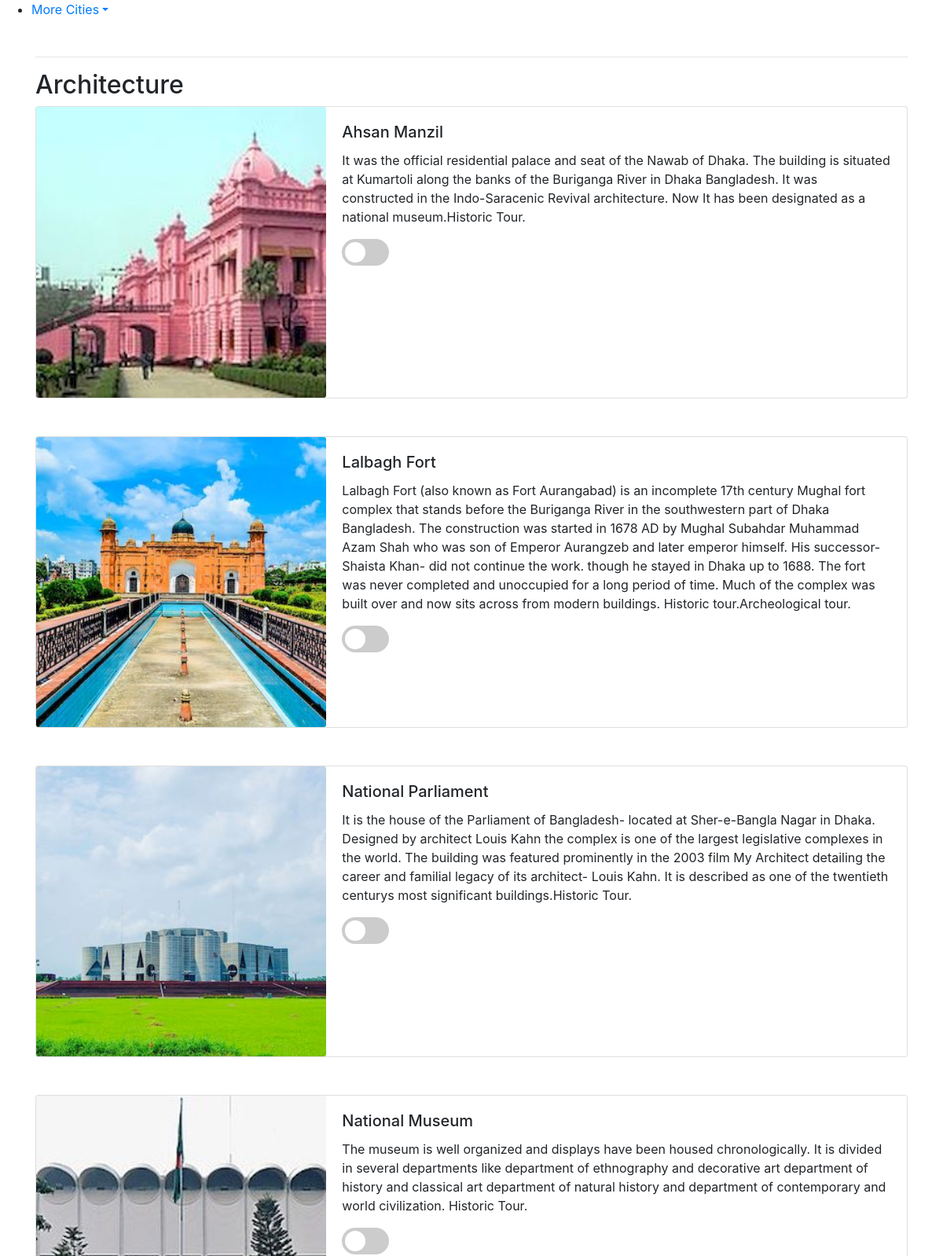
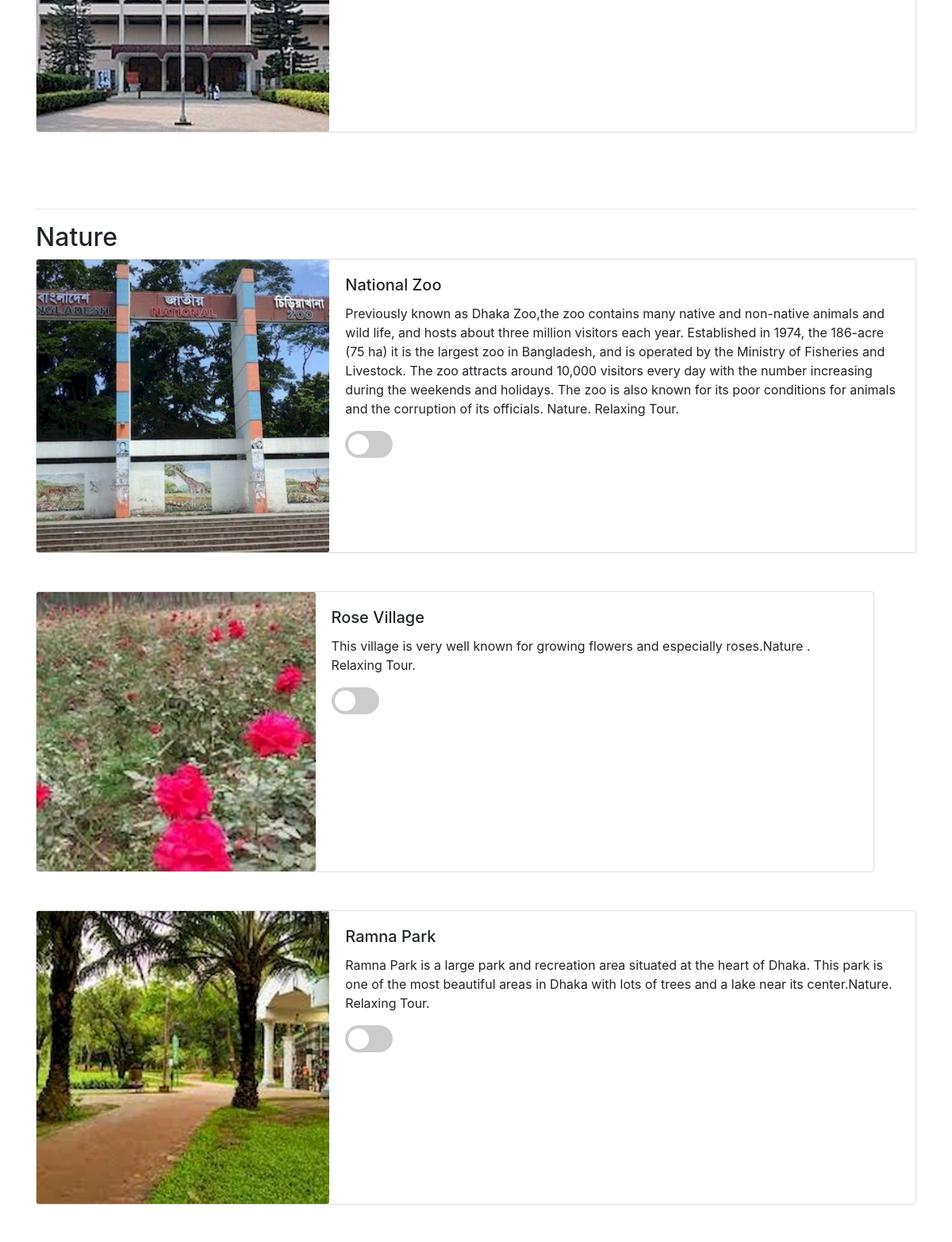
The page /city/preference/1 (upper part) on the database its author committed (2 pictures, top to bottom).
### database/models.py (models this page shows)
class PREFERENCE(models.Model):
    prefName = models.CharField(max_length=50)
    image = models.ImageField(upload_to='allImages/' )
    def image_tag(self):
        return mark_safe('<img src="{}" width="100" height="50" />'.format(str(self.image.url)))
    image_tag.short_description = 'Image'
    '''def __str__(self):
        return str(self.pk) + "," + self.preferenceName + "," + self.preferenceImages'''

class SPOT(models.Model):
    spotName = models.CharField(max_length=75)
    spotInfo = models.CharField(max_length=2000)
    cityID = models.ForeignKey(CITY, on_delete=models.CASCADE)
    longitude = models.CharField(max_length=30, blank=True)
    latitude = models.CharField(max_length=30, blank=True)
    totalVisitTime = models.CharField(max_length=30, blank=True)
    openTime = models.CharField(max_length=30, blank=True)
    closeTime = models.CharField(max_length=30, blank=True)
    image = models.ImageField(upload_to='allImages/')
    def image_tag(self):
        return mark_safe('<img src="{}" width="100" height="50" />'.format(str(self.image.url)))
    image_tag.short_description = 'Image'
    '''def __str__(self):
        return str(self.pk) + "," + self.spotName + "," + self.spotInfo + "," + str(self.cityID) + "," \
               + self.longitude + "," + self.latitude + "," + self.touristSpotImages'''

### ChoiceSubsystem/views.py (the view)
# urls.py: path('preference/<int:city>', views.preference_page, name="preference"),
def preference_page(request, city):
    print("City: " + str(city) )
    if request.method == 'POST':
       some_var = request.POST.getlist('selected_spot[]')
       print("some_var1: " + str(some_var) )
       print(some_var)
       chosen_spots=request.session.get('chosen_spots',default=None)
       chosen_cities=request.session.get('chosen_cities',default=None)
       print("previous_spots: " + str(chosen_spots) )
       print("previous_cities: " + str(chosen_cities) )
       if chosen_spots is None:
           chosen_spots = some_var
           request.session.__setitem__('chosen_spots',chosen_spots)
       else:
           chosen_spots=chosen_spots+some_var
           request.session.__setitem__('chosen_spots',chosen_spots)
       print("Current Spots: " + str(chosen_spots) )
       if chosen_cities is None:
           if len(some_var)!=0:
               chosen_cities=[]
               chosen_cities.append(city)
               request.session.__setitem__('chosen_cities',chosen_cities)
       else:
           if len(some_var)!=0:
               chosen_cities.append(city)
               request.session.__setitem__('chosen_cities',chosen_cities)
       print("Current City: " + str(chosen_cities) )
       if 'next' in request.POST:
            return render(request,"extraDetailsForm.html",{})
       elif 'add_more_cities' in request.POST:
            return redirect('city')
    else:
        preference_list={}
        pref_spotName_list={}
        pref_spotDescription_list = {}
        pref_spotImage_list={}
        pref_ids=CITYPREFERENCE.objects.filter(cityID=city)
        for p in pref_ids:
            pID = p.preferenceID
            pName=pID.prefName
            preference_list[pID.id]=pID.prefName
            spot_ids=SPOTPREFERENCE.objects.filter(preferenceID=pID)
            spots={}
            spotImages={}
            spotDescriptions={}
            for s in spot_ids:
                sID=s.spotID
                if sID.cityID.id == city:
                    spots[sID.id]=sID.spotName
                    spotImages[sID.id]=sID.image
                    spotDescriptions[sID.id]=sID.spotInfo
            pref_spotName_list[pID.id]=spots
            pref_spotImage_list[pID.id]=spotImages
            pref_spotDescription_list[pID.id]=spotDescriptions
        all_city=CITY.objects.all()
        other_cities={}
        for c in all_city:
            if c.id!=city:
                other_cities[c.id]=c.cityName
        return render(request, 'prefV2.html', {'preference_list':preference_list,
                                                   'pref_spotName_list':pref_spotName_list,
                                                   'pref_spotDescription_list': pref_spotDescription_list,
                                                   'pref_spotImage_list': pref_spotImage_list,
                                                    'other_cities':other_cities,
                                                   })

### ChoiceSubsystem/templatetags/ChoiceSubsystem_extras.py (called while the page is built)
@register.filter(name='foo')
def foo(dict, key):
    return dict[key]

### templates/prefV2.html (shortened to what this page needs)
<!DOCTYPE html>
{% load ChoiceSubsystem_extras %}
<html lang="en">
<head>
    <link rel="stylesheet" href="https://stackpath.bootstrapcdn.com/bootstrap/4.3.1/css/bootstrap.min.css">
</head>
<body>
<form method ="post" action="">
    <ul class="form-row-inner">
    <li class="dropdown"><a class="dropdown-toggle" data-toggle="dropdown" href="#">More Cities</a>
    </li>
    </ul>
{% for key,value in preference_list.items %}
{% if  pref_spotName_list|foo:key %}
<div class="container mt-5">
    <hr>
     <h2>{{ value  }}</h2>
     <ul class="list-group list-group-flush">
         <div class="container">
            {% with spots=pref_spotName_list|foo:key %}
            {% with images=pref_spotImage_list|foo:key %}
            {% with descriptions=pref_spotDescription_list|foo:key %}
            {% for key,value in spots.items %}
             <div class="row">
                <div class="card mb-5" style="max-width: 1200px;">
                  <div class="row no-gutters">
                    <div class="col-md-4">
                      <img src="/media/{{images|foo:key}}" class="card-img" alt="...">
                    </div>
                    <div class="col-md-8">
                      <div class="card-body">
                        <h5 class="card-title">{{ value }}</h5>
                        <p class="card-text">{{descriptions|foo:key}}</p>
                        <label class="switch">
                             <span class="slider round"></span>
                         </label>
                      </div>
                    </div>
                  </div>
                </div>
             </div>
              {% endfor %}
              {% endwith %}
              {% endwith %}
               {% endwith %}
         </div>
     </ul>
</div>
 {% endif %}
{% endfor %}
</form>
</body>
</html>

### templates/prefV2.html (style rules this page uses)
.switch { position: relative; display: inline-block; width: 60px; height: 34px; }
.slider { position: absolute; cursor: pointer; top: 0; left: 0; right: 0; bottom: 0; background-color: #ccc; -webkit-transition: .4s; transition: .4s; }
.slider:before { position: absolute; content: ""; height: 26px; width: 26px; left: 4px; bottom: 4px; background-color: white; -webkit-transition: .4s; transition: .4s; }
.slider.round { border-radius: 34px; }
.slider.round:before { border-radius: 50%; }

### rows shown on the page
PREFERENCE: preference_list "Architecture"
SPOT: shows a picture, spotName "Ahsan Manzil", spotInfo "It was the official residential palace and seat of the Nawab of Dhaka. The building is situated at Kumartoli along the banks of the Buriganga River in Dhaka Bangladesh. It was constructed in the Indo-Saracenic Revival architecture. Now It has been designated as a national museum.Historic Tour."
SPOT: shows a picture, spotName "Lalbagh Fort", spotInfo "Lalbagh Fort (also known as Fort Aurangabad) is an incomplete 17th century Mughal fort complex that stands before the Buriganga River in the southwestern part of Dhaka Bangladesh. The construction was started in 1678 AD by Mughal Subahdar Muhammad Azam Shah who was son of Emperor Aurangzeb and later emperor himself. His successor- Shaista Khan- did not continue the work. though he stayed in Dhaka up to 1688. The fort was never completed and unoccupied for a long period of time. Much of the complex was built over and now sits across from modern buildings. Historic tour.Archeological tour."
SPOT: shows a picture, spotName "National Parliament", spotInfo "It is the house of the Parliament of Bangladesh- located at Sher-e-Bangla Nagar in Dhaka. Designed by architect Louis Kahn the complex is one of the largest legislative complexes in the world. The building was featured prominently in the 2003 film My Architect detailing the career and familial legacy of its architect- Louis Kahn. It is described as one of the twentieth centurys most significant buildings.Historic Tour."
SPOT: shows a picture, spotName "National Museum", spotInfo "The museum is well organized and displays have been housed chronologically. It is divided in several departments like department of ethnography and decorative art department of history and classical art department of natural history and department of contemporary and world civilization. Historic Tour."
PREFERENCE: preference_list "Nature"
SPOT: shows a picture, spotName "National Zoo", spotInfo "Previously known as Dhaka Zoo,the zoo contains many native and non-native animals and wild life, and hosts about three million visitors each year. Established in 1974, the 186-acre (75 ha) it is the largest zoo in Bangladesh, and is operated by the Ministry of Fisheries and Livestock. The zoo attracts around 10,000 visitors every day with the number increasing during the weekends and holidays. The zoo is also known for its poor conditions for animals and the corruption of its officials. Nature. Relaxing Tour."
SPOT: shows a picture, spotName "Rose Village", spotInfo "This village is very well known for growing flowers and especially roses.Nature . Relaxing Tour."
SPOT: shows a picture, spotName "Ramna Park", spotInfo "Ramna Park is a large park and recreation area situated at the heart of Dhaka. This park is one of the most beautiful areas in Dhaka with lots of trees and a lake near its center.Nature. Relaxing Tour."
